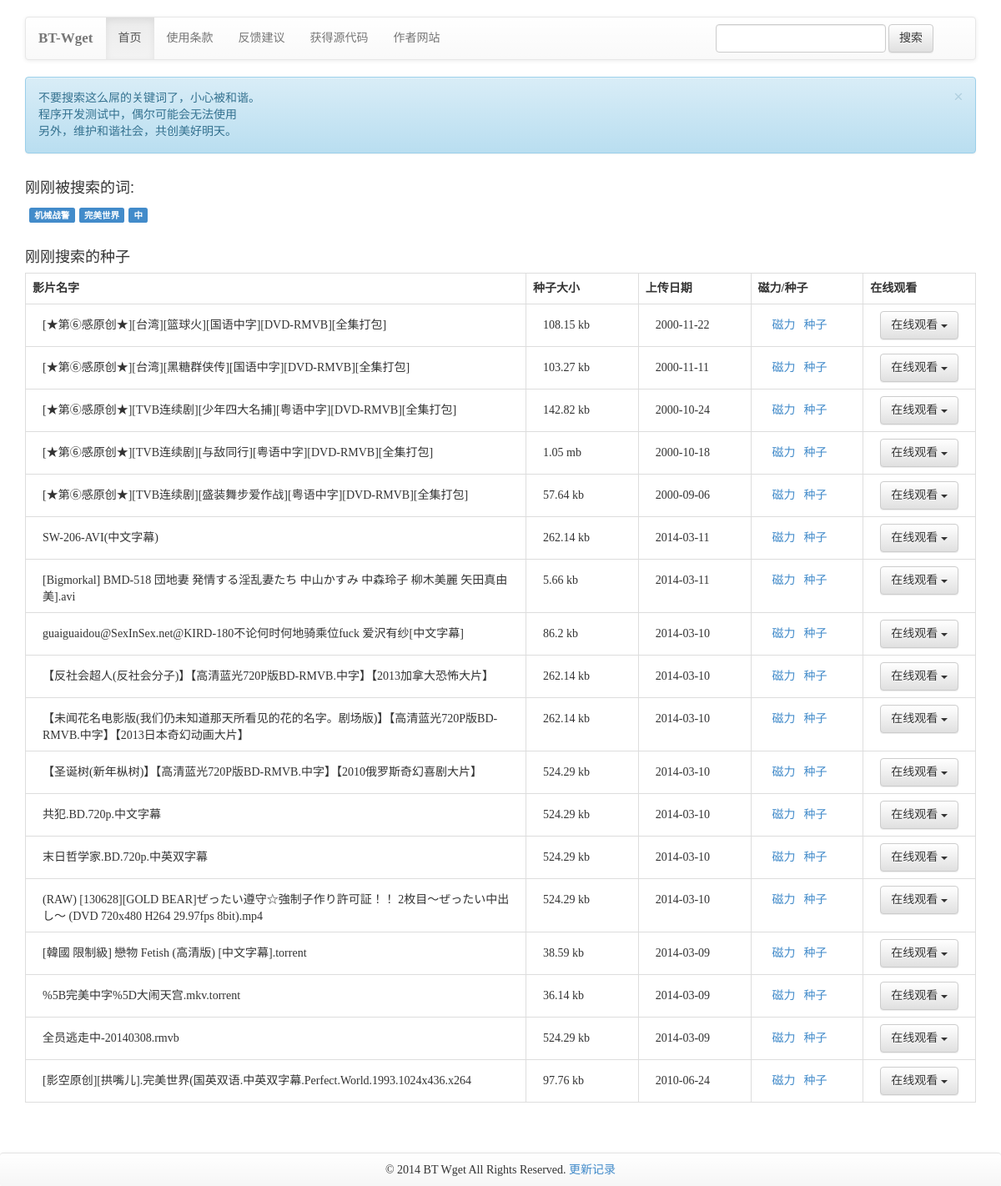
The page / on the database its author committed.
### tables this page shows
CREATE TABLE IF NOT EXISTS `bt_tags` (
  `id` bigint(20) unsigned NOT NULL AUTO_INCREMENT,
  `tags` varchar(80) NOT NULL,
  UNIQUE KEY `id` (`id`),
  UNIQUE KEY `tags` (`tags`)
);

CREATE TABLE IF NOT EXISTS `bt_data` (
  `tid` bigint(20) unsigned NOT NULL AUTO_INCREMENT,
  `name` varchar(256) NOT NULL,
  `size` varchar(32) NOT NULL,
  `date` varchar(32) NOT NULL,
  `createtime` timestamp NOT NULL DEFAULT CURRENT_TIMESTAMP,
  `tag` varchar(128) NOT NULL,
  `url` text NOT NULL,
  UNIQUE KEY `tid` (`tid`),
  UNIQUE KEY `name_size_date` (`name`,`size`,`date`)
);

### index.php (the view, shortened to what the rows shown need)
<?php
include 'function.php';
if (!empty($_POST['keyword'])) {
	$search_data_tmp = Get_search(htmlspecialchars(trim($_POST['keyword'])), '', '', $key, $SITE['url']);
	$search_data = json_decode($search_data_tmp, true);
	if (!isset($search_data['Error'])) {
		$keyword = $search_data['keyword'];
		$collpage = $search_data['collpage'];
		$currentpage = $search_data['currentpage'];
		batchsql($search_data['data'], htmlspecialchars(trim($_POST['keyword'])));
	} else {
		$keyword = $default_keyword;
	}
} elseif (!empty($_GET['keyword'])) {
	$st = false;
	$keyword = htmlspecialchars(trim($_GET['keyword']));
} else {
	$st = true;
	$keyword = null;
}
?>
<!DOCTYPE html PUBLIC "-//W3C//DTD XHTML 1.0 Transitional//EN" "http://www.w3.org/TR/xhtml1/DTD/xhtml1-transitional.dtd">
<html xmlns="http://www.w3.org/1999/xhtml">
<head>
	<link rel="stylesheet" href="public/css/bootstrap.min.css">
	<link rel="stylesheet" href="public/css/bootstrap-theme.min.css">
	<link href="public/css/style.css" rel="stylesheet">
</head>
<body>
	<div class="container">
    <div class="row">
      <div class="col-lg-12 col-lg">
      	<h4>刚刚被搜索的词:</h4>
      	<?php
      	foreach(Recentsearches() as $keyword_cont){
      		echo '<a href="index.php?keyword='.$keyword_cont['tags'].'" class="label label-primary" target="_blank">'.$keyword_cont['tags'].'</a> ';
      	}
      	?>
      </div>
    </div>
	<div class="history">
		<div class="col-lg-12">
			<?php
			if (isset($search_data)) {
				if (isset($search_data['Error'])) {
					echo "<table class=\"table table-bordered table table-hover\" border=\"1\">";
					echo "<tr>";
					echo "<td>".$search_data['Error']."</td>";
					echo "</tr></table>";
					$list = RecentBT();
				} else {
					$list = $search_data['data'];
				}
			} else {
				$list = RecentBT($st, $keyword);
			}
			echo "<table class=\"table table-bordered table table-hover\" border=\"1\"><tr><th id='thdn'>影片名字</th><th>种子大小</th><th>上传日期</th><th>磁力/种子</th><th>在线观看</th></tr>";
				if (is_array($list)) {
					foreach ($list as $magnetic ) {
						echo "<tr>";
						echo "<td id='list_td'>" . $magnetic['name'] . "</td>";
						echo "<td id='list_td'>" . $magnetic['size'] . "</td>";
						echo "<td id='list_td'>" . date('Y-m-d', strtotime($magnetic['date'])) . "</td>";
						echo "<td id='list_td'><a href='".$magnetic['url']."'>磁力<a><a href='index.php?magnetbt=".$magnetic['url']."'/>种子</a></td>";
						echo "<td>";
						echo '<div class="btn-group">
							<button type="button" class="btn btn-default dropdown-toggle" data-toggle="dropdown">
						    在线观看 <span class="caret"></span>
						  </button><ul class="dropdown-menu" role="menu">';
						echo "</ul></div>";
						echo "</td>";
						echo "</tr>";
					}
				} else {
					echo '<tr><td>没有数据，请尝试其他关键词</td><td></td><td></td><td></td><td></td></tr>';
				}
			echo '</table>';
			?>
			</div>
		</div>
	</div>
</body>
</html>

### rows shown on the page
bt_tags: tags "机械战警"
bt_tags: tags "完美世界"
bt_tags: tags "中"
bt_data: name "[★第⑥感原创★][台湾][篮球火][国语中字][DVD-RMVB][全集打包]", size "108.15 kb", date "2000-11-22"
bt_data: name "[★第⑥感原创★][台湾][黑糖群侠传][国语中字][DVD-RMVB][全集打包]", size "103.27 kb", date "2000-11-11"
bt_data: name "[★第⑥感原创★][TVB连续剧][少年四大名捕][粤语中字][DVD-RMVB][全集打包]", size "142.82 kb", date "2000-10-24"
bt_data: name "[★第⑥感原创★][TVB连续剧][与敌同行][粤语中字][DVD-RMVB][全集打包]", size "1.05 mb", date "2000-10-18"
bt_data: name "[★第⑥感原创★][TVB连续剧][盛装舞步爱作战][粤语中字][DVD-RMVB][全集打包]", size "57.64 kb", date "2000-09-06"
bt_data: name "SW-206-AVI(中文字幕)", size "262.14 kb", date "2014-03-11"
bt_data: name "[Bigmorkal] BMD-518 団地妻 発情する淫乱妻たち 中山かすみ 中森玲子 柳木美麗 矢田真由美].avi", size "5.66 kb", date "2014-03-11"
bt_data: name "guaiguaidou@SexInSex.net@KIRD-180不论何时何地骑乘位fuck 爱沢有纱[中文字幕]", size "86.2 kb", date "2014-03-10"
bt_data: name "【反社会超人(反社会分子)】【高清蓝光720P版BD-RMVB.中字】【2013加拿大恐怖大片】", size "262.14 kb", date "2014-03-10"
bt_data: name "【未闻花名电影版(我们仍未知道那天所看见的花的名字。剧场版)】【高清蓝光720P版BD-RMVB.中字】【2013日本奇幻动画大片】", size "262.14 kb", date "2014-03-10"
bt_data: name "【圣诞树(新年枞树)】【高清蓝光720P版BD-RMVB.中字】【2010俄罗斯奇幻喜剧大片】", size "524.29 kb", date "2014-03-10"
bt_data: name "共犯.BD.720p.中文字幕", size "524.29 kb", date "2014-03-10"
bt_data: name "末日哲学家.BD.720p.中英双字幕", size "524.29 kb", date "2014-03-10"
bt_data: name "(RAW) [130628][GOLD BEAR]ぜったい遵守☆強制子作り許可証！！ 2枚目～ぜったい中出し～ (DVD 720x480 H264 29.97fps 8bit).mp4", size "524.29 kb", date "2014-03-10"
bt_data: name "[韓國 限制級] 戀物 Fetish (高清版) [中文字幕].torrent", size "38.59 kb", date "2014-03-09"
bt_data: name "%5B完美中字%5D大闹天宫.mkv.torrent", size "36.14 kb", date "2014-03-09"
bt_data: name "全员逃走中-20140308.rmvb", size "524.29 kb", date "2014-03-09"
bt_data: name "[影空原创][拱嘴儿].完美世界(国英双语.中英双字幕.Perfect.World.1993.1024x436.x264", size "97.76 kb", date "2010-06-24"
